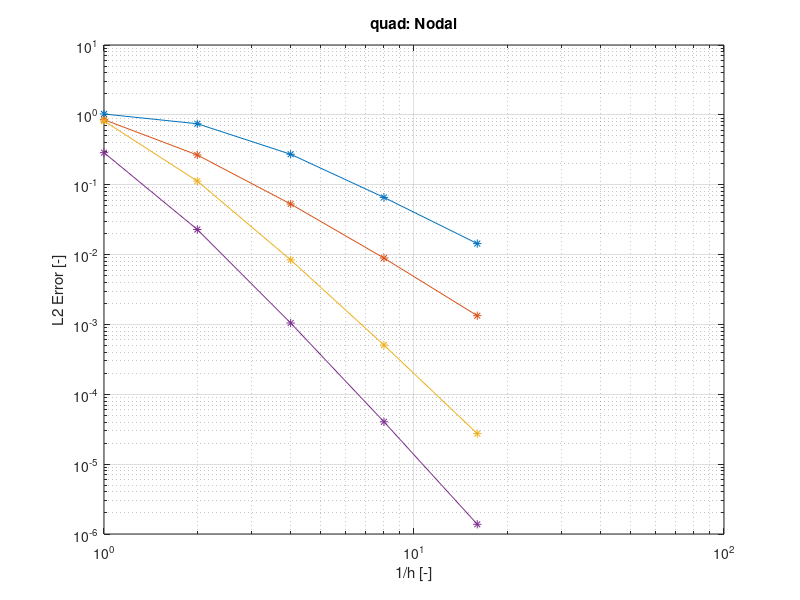

This chart was generated by the following MATLAB code:
close all;
clear all;

h = [1, 0.5, 0.25, 0.125, 0.0625];
p = [1:4];

l2 = ...
    [...
        +1.028260e+00 , +7.464563e-01 , +2.729451e-01 , +6.583108e-02 , +1.436498e-02 ; ...
        +8.537541e-01 , +2.664175e-01 , +5.293406e-02 , +8.911445e-03 , +1.333801e-03 ; ...
        +8.174877e-01 , +1.127773e-01 , +8.396360e-03 , +5.063733e-04 , +2.733107e-05 ; ...
        +2.876364e-01 , +2.284130e-02 , +1.048153e-03 , +4.036206e-05 , +1.377807e-06 ; ...
    ];

P = size(p, 2);
H = size(h, 2);

delta = zeros(P, H - 1);

for i = 1:H-1
  delta(:, i) = ...
    (log10(l2(:, i + 1)) - log10(l2(:, i))) / ...
    (log10(1/h(i + 1))   - log10(1/h(i)));
end

delta

figure;
loglog(1./h, l2', '-*');
grid;
title('quad: Nodal');

xlabel('1/h [-]');
ylabel('L2 Error [-]');
